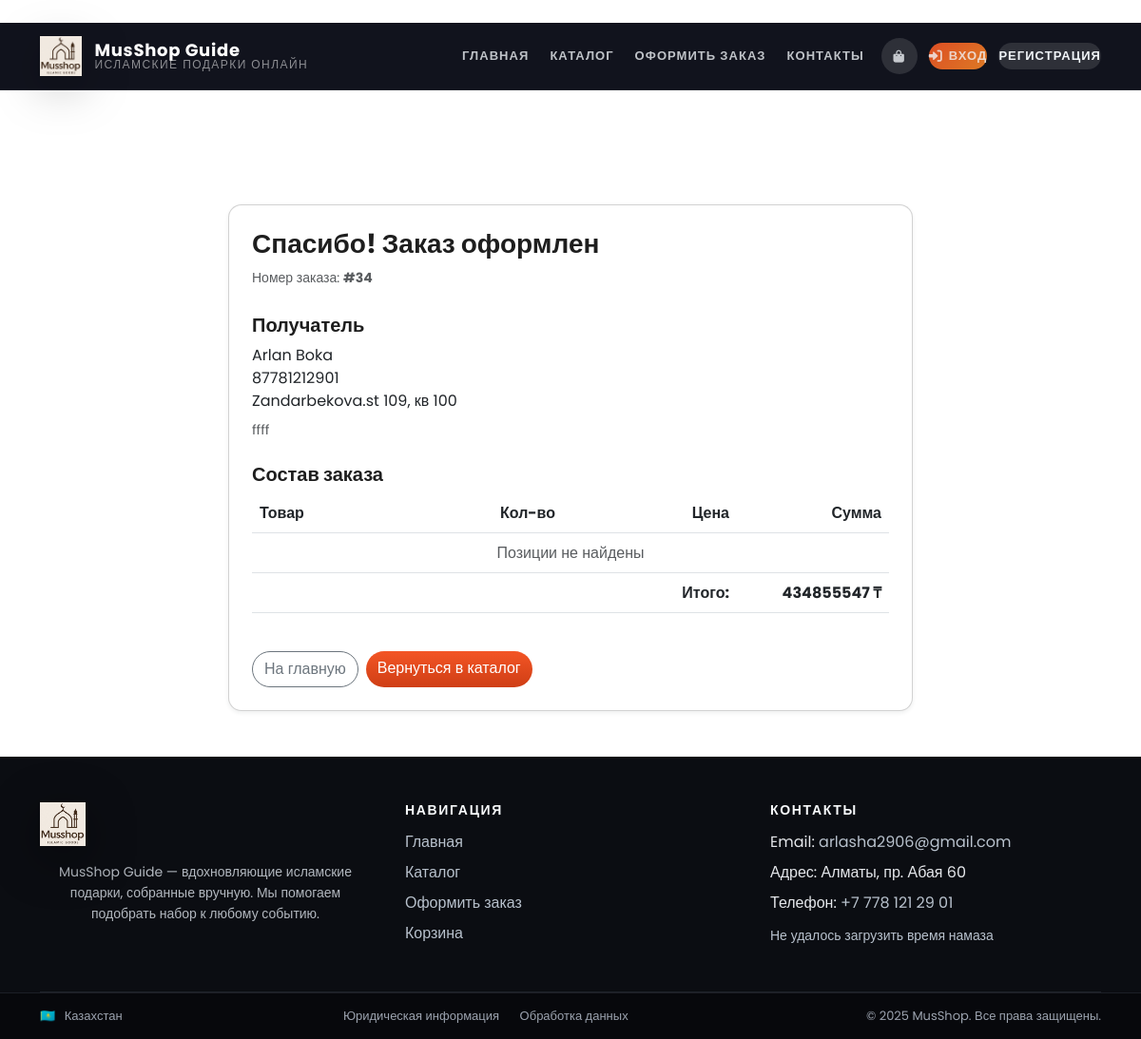
The page /orders/success/34/ on the database its author committed.
### orders/models.py (models this page shows, shortened)
class Order(models.Model):
    user = models.ForeignKey(
        settings.AUTH_USER_MODEL,
        on_delete=models.SET_NULL,
        null=True,
        blank=True,
        related_name="orders",
        verbose_name="Пользователь",
    )
    customer_name = models.CharField("Имя", max_length=120)
    phone = models.CharField("Телефон", max_length=50)
    address = models.CharField("Адрес", max_length=255, blank=True)
    comment = models.TextField("Комментарий", blank=True)
    created = models.DateTimeField("Создан", auto_now_add=True)
    updated = models.DateTimeField("Обновлён", auto_now=True)
    status = models.CharField(
        "Статус",
        max_length=20,
        choices=[
            ("new", "Новый"),
            ("processing", "В обработке"),
            ("done", "Завершён"),
            ("cancelled", "Отменён"),
        ],
        default="new",
    )
    total_amount = models.DecimalField(
        "Итоговая сумма",
        max_digits=12,
        decimal_places=2,
        null=True,
        blank=True,
        default=None,
    )
    class Meta:
        ordering = ["-created"]
        verbose_name = "Заказ"
        verbose_name_plural = "Заказы"
    @property
    def total_value(self) -> Decimal:
        if self.total_amount is not None:
            return self.total_amount
        return self.total()

### orders/views.py (the view)
# urls.py: path("success/<int:pk>/", views.order_success, name="success"),
def order_success(request, pk: int):
    order = get_object_or_404(Order, pk=pk)
    return render(
        request,
        "orders/success.html",
        {"order": order, "order_total": order.total_value},
    )

### cart/context_processors.py (called while the page is built)
def cart(request):
    session_cart = request.session.get("cart", {})
    total_qty = sum(item.get("qty", 0) for item in session_cart.values())
    return {"cart_count": total_qty, "cart_items": session_cart}

### templates/orders/success.html
{% extends "base.html" %}
{% load static %}
{% block content %}
<div class="container my-5">
  <div class="row">
    <div class="col-lg-8 mx-auto">
      <div class="card shadow-sm">
        <div class="card-body p-4">
          <h3 class="mb-1">Спасибо! Заказ оформлен</h3>
          <p class="text-muted mb-4">Номер заказа: <strong>#{{ order.id }}</strong></p>
          <div class="mb-3">
            <h5 class="mb-2">Получатель</h5>
            <div>{{ order.customer_name }}</div>
            <div>{{ order.phone }}</div>
            {% if order.address %}<div>{{ order.address }}</div>{% endif %}
            {% if order.comment %}<div class="text-muted small mt-2">{{ order.comment }}</div>{% endif %}
          </div>
          <h5 class="mt-4 mb-2">Состав заказа</h5>
          <div class="table-responsive">
            <table class="table align-middle">
              <thead>
                <tr>
                  <th>Товар</th>
                  <th class="text-center" style="width:120px;">Кол-во</th>
                  <th class="text-end" style="width:160px;">Цена</th>
                  <th class="text-end" style="width:160px;">Сумма</th>
                </tr>
              </thead>
              <tbody>
                {% for it in items %}
                  <tr>
                    <td>
                      <a href="{% url 'product' it.product.slug %}">{{ it.product.title }}</a>
                    </td>
                    <td class="text-center">{{ it.qty }}</td>
                    <td class="text-end">{{ it.price|floatformat:0 }} ₸</td>
                    <td class="text-end">{{ it.total|floatformat:0 }} ₸</td>
                  </tr>
                {% empty %}
                  <tr>
                    <td colspan="4" class="text-center text-muted">Позиции не найдены</td>
                  </tr>
                {% endfor %}
              </tbody>
              <tfoot>
                <tr>
                  <th colspan="3" class="text-end">Итого:</th>
                  <th class="text-end">
                    {% if order_total %}{{ order_total|floatformat:0 }} ₸{% else %}0 ₸{% endif %}
                  </th>
                </tr>
              </tfoot>
            </table>
          </div>
          <div class="d-flex gap-2 mt-4">
            <a href="{% url 'home' %}" class="btn btn-outline-secondary">На главную</a>
            <a href="{% url 'shop_all' %}" class="btn btn-primary">Вернуться в каталог</a>
          </div>
        </div>
      </div>
    </div>
  </div>
</div>
{% endblock %}

### static/assets/css/templatemo-villa-agency.css (style rules this page uses)
html, body, div, span, applet, object, iframe, h1, h2, h3, h4, h5, h6, p, blockquote, div pre, a, abbr, acronym, address, big, cite, code, del, dfn, em, font, img, ins, kbd, q, s, samp, small, strike, strong, sub, sup, tt, var, b, u, i, center, dl, dt, dd, ol, ul, li, figure, header, nav, section, article, aside, footer, figcaption { margin: 0; padding: 0; border: 0; outline: 0; }
* { box-sizing: border-box; }
html, body { font-family: 'Poppins', sans-serif; -ms-text-size-adjust: 100%; -webkit-font-smoothing: antialiased; -moz-osx-font-smoothing: grayscale; }
a { text-decoration: none !important; }
h1, h2, h3, h4, h5, h6 { color: #1e1e1e; margin-top: 0px; margin-bottom: 0px; font-weight: 700; }
p { font-size: 14px; line-height: 28px; color: #4a4a4a; }
html, body { font-family: 'Poppins', sans-serif; }
body { overflow-x: hidden; }

### static/assets/css/mobile.css (style rules this page uses)
:root { --brand:#f35525; --brand-dark:#cf3e15; --ink:#1e1e1e; --muted:#6c757d; --header-height:68px; }
.btn-primary { background:linear-gradient(180deg,var(--brand),var(--brand-dark));border:none;border-radius:24px }
.btn { border-radius:20px }
.card { border-radius:14px }

### rows shown on the page
Order: id "34", customer_name "Arlan Boka", phone "87781212901", address "Zandarbekova.st 109, кв 100", comment "ffff", total_amount "434855547"
